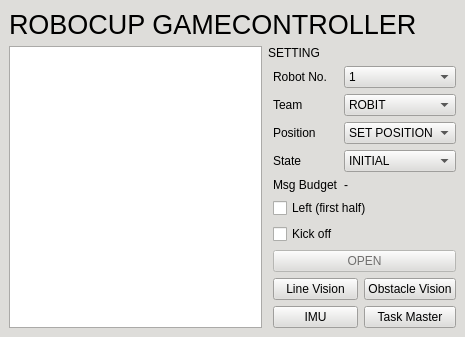
<?xml version="1.0" encoding="UTF-8"?>
<ui version="4.0">
 <class>RobocupController</class>
 <widget class="QMainWindow" name="RobocupController">
  <property name="geometry">
   <rect>
    <x>0</x>
    <y>0</y>
    <width>465</width>
    <height>337</height>
   </rect>
  </property>
  <property name="palette">
   <palette>
    <active>
     <colorrole role="WindowText">
      <brush brushstyle="SolidPattern">
       <color alpha="255">
        <red>0</red>
        <green>0</green>
        <blue>0</blue>
       </color>
      </brush>
     </colorrole>
     <colorrole role="Button">
      <brush brushstyle="SolidPattern">
       <color alpha="255">
        <red>222</red>
        <green>221</green>
        <blue>218</blue>
       </color>
      </brush>
     </colorrole>
     <colorrole role="Light">
      <brush brushstyle="SolidPattern">
       <color alpha="255">
        <red>255</red>
        <green>255</green>
        <blue>255</blue>
       </color>
      </brush>
     </colorrole>
     <colorrole role="Midlight">
      <brush brushstyle="SolidPattern">
       <color alpha="255">
        <red>238</red>
        <green>238</green>
        <blue>236</blue>
       </color>
      </brush>
     </colorrole>
     <colorrole role="Dark">
      <brush brushstyle="SolidPattern">
       <color alpha="255">
        <red>111</red>
        <green>110</green>
        <blue>109</blue>
       </color>
      </brush>
     </colorrole>
     <colorrole role="Mid">
      <brush brushstyle="SolidPattern">
       <color alpha="255">
        <red>148</red>
        <green>147</green>
        <blue>145</blue>
       </color>
      </brush>
     </colorrole>
     <colorrole role="Text">
      <brush brushstyle="SolidPattern">
       <color alpha="255">
        <red>0</red>
        <green>0</green>
        <blue>0</blue>
       </color>
      </brush>
     </colorrole>
     <colorrole role="BrightText">
      <brush brushstyle="SolidPattern">
       <color alpha="255">
        <red>255</red>
        <green>255</green>
        <blue>255</blue>
       </color>
      </brush>
     </colorrole>
     <colorrole role="ButtonText">
      <brush brushstyle="SolidPattern">
       <color alpha="255">
        <red>0</red>
        <green>0</green>
        <blue>0</blue>
       </color>
      </brush>
     </colorrole>
     <colorrole role="Base">
      <brush brushstyle="SolidPattern">
       <color alpha="255">
        <red>255</red>
        <green>255</green>
        <blue>255</blue>
       </color>
      </brush>
     </colorrole>
     <colorrole role="Window">
      <brush brushstyle="SolidPattern">
       <color alpha="255">
        <red>222</red>
        <green>221</green>
        <blue>218</blue>
       </color>
      </brush>
     </colorrole>
     <colorrole role="Shadow">
      <brush brushstyle="SolidPattern">
       <color alpha="255">
        <red>0</red>
        <green>0</green>
        <blue>0</blue>
       </color>
      </brush>
     </colorrole>
     <colorrole role="AlternateBase">
      <brush brushstyle="SolidPattern">
       <color alpha="255">
        <red>238</red>
        <green>238</green>
        <blue>236</blue>
       </color>
      </brush>
     </colorrole>
     <colorrole role="ToolTipBase">
      <brush brushstyle="SolidPattern">
       <color alpha="255">
        <red>255</red>
        <green>255</green>
        <blue>220</blue>
       </color>
      </brush>
     </colorrole>
     <colorrole role="ToolTipText">
      <brush brushstyle="SolidPattern">
       <color alpha="255">
        <red>0</red>
        <green>0</green>
        <blue>0</blue>
       </color>
      </brush>
     </colorrole>
     <colorrole role="PlaceholderText">
      <brush brushstyle="SolidPattern">
       <color alpha="128">
        <red>0</red>
        <green>0</green>
        <blue>0</blue>
       </color>
      </brush>
     </colorrole>
    </active>
    <inactive>
     <colorrole role="WindowText">
      <brush brushstyle="SolidPattern">
       <color alpha="255">
        <red>0</red>
        <green>0</green>
        <blue>0</blue>
       </color>
      </brush>
     </colorrole>
     <colorrole role="Button">
      <brush brushstyle="SolidPattern">
       <color alpha="255">
        <red>222</red>
        <green>221</green>
        <blue>218</blue>
       </color>
      </brush>
     </colorrole>
     <colorrole role="Light">
      <brush brushstyle="SolidPattern">
       <color alpha="255">
        <red>255</red>
        <green>255</green>
        <blue>255</blue>
       </color>
      </brush>
     </colorrole>
     <colorrole role="Midlight">
      <brush brushstyle="SolidPattern">
       <color alpha="255">
        <red>238</red>
        <green>238</green>
        <blue>236</blue>
       </color>
      </brush>
     </colorrole>
     <colorrole role="Dark">
      <brush brushstyle="SolidPattern">
       <color alpha="255">
        <red>111</red>
        <green>110</green>
        <blue>109</blue>
       </color>
      </brush>
     </colorrole>
     <colorrole role="Mid">
      <brush brushstyle="SolidPattern">
       <color alpha="255">
        <red>148</red>
        <green>147</green>
        <blue>145</blue>
       </color>
      </brush>
     </colorrole>
     <colorrole role="Text">
      <brush brushstyle="SolidPattern">
       <color alpha="255">
        <red>0</red>
        <green>0</green>
        <blue>0</blue>
       </color>
      </brush>
     </colorrole>
     <colorrole role="BrightText">
      <brush brushstyle="SolidPattern">
       <color alpha="255">
        <red>255</red>
        <green>255</green>
        <blue>255</blue>
       </color>
      </brush>
     </colorrole>
     <colorrole role="ButtonText">
      <brush brushstyle="SolidPattern">
       <color alpha="255">
        <red>0</red>
        <green>0</green>
        <blue>0</blue>
       </color>
      </brush>
     </colorrole>
     <colorrole role="Base">
      <brush brushstyle="SolidPattern">
       <color alpha="255">
        <red>255</red>
        <green>255</green>
        <blue>255</blue>
       </color>
      </brush>
     </colorrole>
     <colorrole role="Window">
      <brush brushstyle="SolidPattern">
       <color alpha="255">
        <red>222</red>
        <green>221</green>
        <blue>218</blue>
       </color>
      </brush>
     </colorrole>
     <colorrole role="Shadow">
      <brush brushstyle="SolidPattern">
       <color alpha="255">
        <red>0</red>
        <green>0</green>
        <blue>0</blue>
       </color>
      </brush>
     </colorrole>
     <colorrole role="AlternateBase">
      <brush brushstyle="SolidPattern">
       <color alpha="255">
        <red>238</red>
        <green>238</green>
        <blue>236</blue>
       </color>
      </brush>
     </colorrole>
     <colorrole role="ToolTipBase">
      <brush brushstyle="SolidPattern">
       <color alpha="255">
        <red>255</red>
        <green>255</green>
        <blue>220</blue>
       </color>
      </brush>
     </colorrole>
     <colorrole role="ToolTipText">
      <brush brushstyle="SolidPattern">
       <color alpha="255">
        <red>0</red>
        <green>0</green>
        <blue>0</blue>
       </color>
      </brush>
     </colorrole>
     <colorrole role="PlaceholderText">
      <brush brushstyle="SolidPattern">
       <color alpha="128">
        <red>0</red>
        <green>0</green>
        <blue>0</blue>
       </color>
      </brush>
     </colorrole>
    </inactive>
    <disabled>
     <colorrole role="WindowText">
      <brush brushstyle="SolidPattern">
       <color alpha="255">
        <red>111</red>
        <green>110</green>
        <blue>109</blue>
       </color>
      </brush>
     </colorrole>
     <colorrole role="Button">
      <brush brushstyle="SolidPattern">
       <color alpha="255">
        <red>222</red>
        <green>221</green>
        <blue>218</blue>
       </color>
      </brush>
     </colorrole>
     <colorrole role="Light">
      <brush brushstyle="SolidPattern">
       <color alpha="255">
        <red>255</red>
        <green>255</green>
        <blue>255</blue>
       </color>
      </brush>
     </colorrole>
     <colorrole role="Midlight">
      <brush brushstyle="SolidPattern">
       <color alpha="255">
        <red>238</red>
        <green>238</green>
        <blue>236</blue>
       </color>
      </brush>
     </colorrole>
     <colorrole role="Dark">
      <brush brushstyle="SolidPattern">
       <color alpha="255">
        <red>111</red>
        <green>110</green>
        <blue>109</blue>
       </color>
      </brush>
     </colorrole>
     <colorrole role="Mid">
      <brush brushstyle="SolidPattern">
       <color alpha="255">
        <red>148</red>
        <green>147</green>
        <blue>145</blue>
       </color>
      </brush>
     </colorrole>
     <colorrole role="Text">
      <brush brushstyle="SolidPattern">
       <color alpha="255">
        <red>111</red>
        <green>110</green>
        <blue>109</blue>
       </color>
      </brush>
     </colorrole>
     <colorrole role="BrightText">
      <brush brushstyle="SolidPattern">
       <color alpha="255">
        <red>255</red>
        <green>255</green>
        <blue>255</blue>
       </color>
      </brush>
     </colorrole>
     <colorrole role="ButtonText">
      <brush brushstyle="SolidPattern">
       <color alpha="255">
        <red>111</red>
        <green>110</green>
        <blue>109</blue>
       </color>
      </brush>
     </colorrole>
     <colorrole role="Base">
      <brush brushstyle="SolidPattern">
       <color alpha="255">
        <red>222</red>
        <green>221</green>
        <blue>218</blue>
       </color>
      </brush>
     </colorrole>
     <colorrole role="Window">
      <brush brushstyle="SolidPattern">
       <color alpha="255">
        <red>222</red>
        <green>221</green>
        <blue>218</blue>
       </color>
      </brush>
     </colorrole>
     <colorrole role="Shadow">
      <brush brushstyle="SolidPattern">
       <color alpha="255">
        <red>0</red>
        <green>0</green>
        <blue>0</blue>
       </color>
      </brush>
     </colorrole>
     <colorrole role="AlternateBase">
      <brush brushstyle="SolidPattern">
       <color alpha="255">
        <red>222</red>
        <green>221</green>
        <blue>218</blue>
       </color>
      </brush>
     </colorrole>
     <colorrole role="ToolTipBase">
      <brush brushstyle="SolidPattern">
       <color alpha="255">
        <red>255</red>
        <green>255</green>
        <blue>220</blue>
       </color>
      </brush>
     </colorrole>
     <colorrole role="ToolTipText">
      <brush brushstyle="SolidPattern">
       <color alpha="255">
        <red>0</red>
        <green>0</green>
        <blue>0</blue>
       </color>
      </brush>
     </colorrole>
     <colorrole role="PlaceholderText">
      <brush brushstyle="SolidPattern">
       <color alpha="128">
        <red>0</red>
        <green>0</green>
        <blue>0</blue>
       </color>
      </brush>
     </colorrole>
    </disabled>
   </palette>
  </property>
  <property name="windowTitle">
   <string>ROBOCUP  GAMECONTROLLER ver2.10.2</string>
  </property>
  <property name="windowIcon">
   <iconset>
    <normaloff>:/Icons/images/syu.png</normaloff>
    <disabledoff>:/Icons/images/syu.png</disabledoff>:/Icons/images/syu.png</iconset>
  </property>
  <property name="locale">
   <locale language="English" country="Australia"/>
  </property>
  <widget class="QWidget" name="centralwidget">
   <property name="enabled">
    <bool>true</bool>
   </property>
   <property name="styleSheet">
    <string notr="true"/>
   </property>
   <layout class="QGridLayout" name="gridLayout">
    <item row="0" column="0">
     <layout class="QVBoxLayout" name="verticalLayout_4">
      <item>
       <layout class="QHBoxLayout" name="horizontalLayout_3">
        <item>
         <widget class="QLabel" name="label_title">
          <property name="text">
           <string>&lt;html&gt;&lt;head/&gt;&lt;body&gt;&lt;p&gt;&lt;span style=&quot; font-size:20pt;&quot;&gt;ROBOCUP GAMECONTROLLER&lt;/span&gt;&lt;/p&gt;&lt;/body&gt;&lt;/html&gt;</string>
          </property>
         </widget>
        </item>
       </layout>
      </item>
      <item>
       <layout class="QHBoxLayout" name="horizontalLayout_2">
        <item>
         <widget class="QTextEdit" name="textEdit"/>
        </item>
        <item>
         <layout class="QVBoxLayout" name="verticalLayout_2">
          <item>
           <widget class="QLabel" name="label_2">
            <property name="maximumSize">
             <size>
              <width>16777215</width>
              <height>20</height>
             </size>
            </property>
            <property name="text">
             <string>SETTING</string>
            </property>
           </widget>
          </item>
          <item>
           <layout class="QVBoxLayout" name="verticalLayout">
            <property name="leftMargin">
             <number>5</number>
            </property>
            <property name="topMargin">
             <number>0</number>
            </property>
            <item>
             <layout class="QFormLayout" name="formLayout">
              <item row="0" column="0">
               <widget class="QLabel" name="label_num">
                <property name="text">
                 <string>Robot No.</string>
                </property>
               </widget>
              </item>
              <item row="0" column="1">
               <widget class="QComboBox" name="comboBox_number">
                <item>
                 <property name="text">
                  <string>1</string>
                 </property>
                </item>
                <item>
                 <property name="text">
                  <string>2</string>
                 </property>
                </item>
                <item>
                 <property name="text">
                  <string>3</string>
                 </property>
                </item>
                <item>
                 <property name="text">
                  <string>4</string>
                 </property>
                </item>
                <item>
                 <property name="text">
                  <string>5</string>
                 </property>
                </item>
                <item>
                 <property name="text">
                  <string>6</string>
                 </property>
                </item>
               </widget>
              </item>
              <item row="1" column="0">
               <widget class="QLabel" name="label_Team">
                <property name="text">
                 <string>Team</string>
                </property>
               </widget>
              </item>
              <item row="1" column="1">
               <widget class="QComboBox" name="comboBox_team">
                <item>
                 <property name="text">
                  <string>ROBIT</string>
                 </property>
                </item>
                <item>
                 <property name="text">
                  <string>ROBIT_RED</string>
                 </property>
                </item>
                <item>
                 <property name="text">
                  <string>ROBIT_BLUE</string>
                 </property>
                </item>
               </widget>
              </item>
              <item row="2" column="0">
               <widget class="QLabel" name="label_Position">
                <property name="text">
                 <string>Position</string>
                </property>
               </widget>
              </item>
              <item row="2" column="1">
               <widget class="QComboBox" name="comboBox_position">
                <property name="currentIndex">
                 <number>0</number>
                </property>
                <item>
                 <property name="text">
                  <string>SET POSITION</string>
                 </property>
                </item>
                <item>
                 <property name="text">
                  <string>GOALKEEPER</string>
                 </property>
                </item>
                <item>
                 <property name="text">
                  <string>FORWARD</string>
                 </property>
                </item>
                <item>
                 <property name="text">
                  <string>TECHNICAL</string>
                 </property>
                </item>
               </widget>
              </item>
              <item row="3" column="0">
               <widget class="QLabel" name="label_State">
                <property name="text">
                 <string>State</string>
                </property>
               </widget>
              </item>
              <item row="3" column="1">
               <widget class="QComboBox" name="comboBox_state">
                <item>
                 <property name="text">
                  <string>INITIAL</string>
                 </property>
                </item>
                <item>
                 <property name="text">
                  <string>READY</string>
                 </property>
                </item>
                <item>
                 <property name="text">
                  <string>SET</string>
                 </property>
                </item>
                <item>
                 <property name="text">
                  <string>PLAYING</string>
                 </property>
                </item>
                <item>
                 <property name="text">
                  <string>FINISHED</string>
                 </property>
                </item>
               </widget>
              </item>
              <item row="4" column="0">
               <widget class="QLabel" name="label_MsgBudget">
                <property name="text">
                 <string>Msg Budget</string>
                </property>
               </widget>
              </item>
              <item row="4" column="1">
               <widget class="QLabel" name="label_msg_budget_value">
                <property name="text">
                 <string>-</string>
                </property>
                <property name="toolTip">
                 <string>GameController가 알려주는 우리 팀 잔여 메시지 수. READY/SET/PLAYING에서만 줄어든다.</string>
                </property>
               </widget>
              </item>
             </layout>
            </item>
            <item>
             <widget class="QCheckBox" name="checkBox_side">
              <property name="text">
               <string>Left (first half)</string>
              </property>
             </widget>
            </item>
            <item>
             <widget class="QCheckBox" name="checkBox_kickoff">
              <property name="text">
               <string>Kick off</string>
              </property>
             </widget>
            </item>
            <item>
             <widget class="QPushButton" name="Server_Open">
              <property name="enabled">
               <bool>false</bool>
              </property>
              <property name="sizePolicy">
               <sizepolicy hsizetype="Minimum" vsizetype="Expanding">
                <horstretch>0</horstretch>
                <verstretch>0</verstretch>
               </sizepolicy>
              </property>
              <property name="text">
               <string>OPEN</string>
              </property>
             </widget>
            </item>
            <item>
             <layout class="QGridLayout" name="gridLayout_launch">
              <item row="0" column="0">
               <widget class="QPushButton" name="btn_line_vision">
                <property name="text">
                 <string>Line Vision</string>
                </property>
                <property name="checkable">
                 <bool>true</bool>
                </property>
               </widget>
              </item>
              <item row="0" column="1">
               <widget class="QPushButton" name="btn_obstacle_vision">
                <property name="text">
                 <string>Obstacle Vision</string>
                </property>
                <property name="checkable">
                 <bool>true</bool>
                </property>
               </widget>
              </item>
              <item row="1" column="0">
               <widget class="QPushButton" name="btn_imu">
                <property name="text">
                 <string>IMU</string>
                </property>
                <property name="checkable">
                 <bool>true</bool>
                </property>
               </widget>
              </item>
              <item row="1" column="1">
               <widget class="QPushButton" name="btn_task_master">
                <property name="text">
                 <string>Task Master</string>
                </property>
                <property name="checkable">
                 <bool>true</bool>
                </property>
               </widget>
              </item>
             </layout>
            </item>
           </layout>
          </item>
         </layout>
        </item>
       </layout>
      </item>
     </layout>
    </item>
   </layout>
  </widget>
  <action name="action_Quit">
   <property name="text">
    <string>&amp;Quit</string>
   </property>
   <property name="shortcut">
    <string>Ctrl+Q</string>
   </property>
   <property name="shortcutContext">
    <enum>Qt::ApplicationShortcut</enum>
   </property>
  </action>
  <action name="action_Preferences">
   <property name="text">
    <string>&amp;Preferences</string>
   </property>
  </action>
  <action name="actionAbout">
   <property name="text">
    <string>&amp;About</string>
   </property>
  </action>
  <action name="actionAbout_Qt">
   <property name="text">
    <string>About &amp;Qt</string>
   </property>
  </action>
 </widget>
 <resources/>
 <connections>
  <connection>
   <sender>action_Quit</sender>
   <signal>triggered()</signal>
   <receiver>RobocupController</receiver>
   <slot>close()</slot>
   <hints>
    <hint type="sourcelabel">
     <x>-1</x>
     <y>-1</y>
    </hint>
    <hint type="destinationlabel">
     <x>399</x>
     <y>299</y>
    </hint>
   </hints>
  </connection>
 </connections>
</ui>
